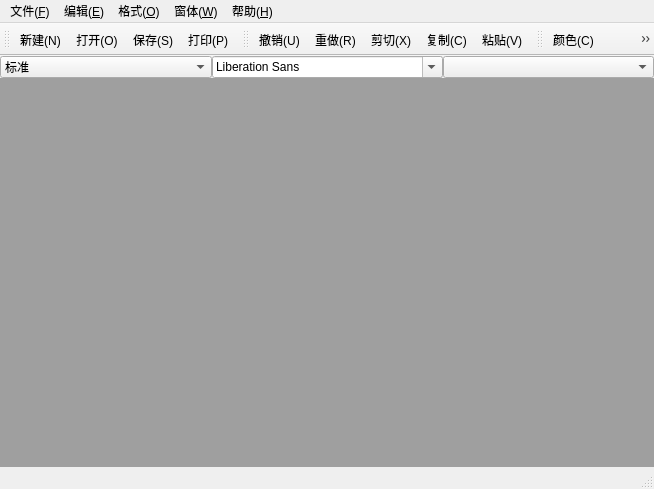
<?xml version="1.0" encoding="UTF-8"?>
<ui version="4.0">
 <class>MainWindow</class>
 <widget class="QMainWindow" name="MainWindow">
  <property name="geometry">
   <rect>
    <x>0</x>
    <y>0</y>
    <width>654</width>
    <height>489</height>
   </rect>
  </property>
  <property name="windowTitle">
   <string>我的WPS</string>
  </property>
  <widget class="QWidget" name="centralwidget">
   <layout class="QGridLayout" name="gridLayout">
    <property name="leftMargin">
     <number>0</number>
    </property>
    <property name="topMargin">
     <number>0</number>
    </property>
    <property name="rightMargin">
     <number>0</number>
    </property>
    <property name="bottomMargin">
     <number>0</number>
    </property>
    <property name="spacing">
     <number>0</number>
    </property>
    <item row="0" column="0">
     <widget class="QComboBox" name="comboBox">
      <item>
       <property name="text">
        <string>标准</string>
       </property>
      </item>
      <item>
       <property name="text">
        <string>项目符号(●)</string>
       </property>
      </item>
      <item>
       <property name="text">
        <string>项目符号(○)</string>
       </property>
      </item>
      <item>
       <property name="text">
        <string>项目符号(■)</string>
       </property>
      </item>
      <item>
       <property name="text">
        <string>项目符号(1,2,3)</string>
       </property>
      </item>
      <item>
       <property name="text">
        <string>项目符号(a,b,c)</string>
       </property>
      </item>
      <item>
       <property name="text">
        <string>项目符号(A,B,C)</string>
       </property>
      </item>
      <item>
       <property name="text">
        <string>项目符号(i,ii,iii)</string>
       </property>
      </item>
      <item>
       <property name="text">
        <string>项目符号(I,II,II)</string>
       </property>
      </item>
     </widget>
    </item>
    <item row="0" column="1">
     <widget class="QFontComboBox" name="fontComboBox"/>
    </item>
    <item row="0" column="2">
     <widget class="QComboBox" name="sizeComboBox"/>
    </item>
    <item row="1" column="0" colspan="3">
     <widget class="QMdiArea" name="mdiArea"/>
    </item>
   </layout>
  </widget>
  <widget class="QMenuBar" name="menubar">
   <property name="geometry">
    <rect>
     <x>0</x>
     <y>0</y>
     <width>654</width>
     <height>26</height>
    </rect>
   </property>
   <widget class="QMenu" name="menu_F">
    <property name="title">
     <string>文件(&amp;F)</string>
    </property>
    <addaction name="newAction"/>
    <addaction name="openAction"/>
    <addaction name="saveAction"/>
    <addaction name="saveAsAction"/>
    <addaction name="printAction"/>
    <addaction name="printPreviewAction"/>
    <addaction name="exitAction"/>
   </widget>
   <widget class="QMenu" name="menu_E">
    <property name="title">
     <string>编辑(&amp;E)</string>
    </property>
    <addaction name="undoAction"/>
    <addaction name="redoAction"/>
    <addaction name="cutAction"/>
    <addaction name="copyAction"/>
    <addaction name="pasteAction"/>
   </widget>
   <widget class="QMenu" name="menu_O">
    <property name="title">
     <string>格式(&amp;O)</string>
    </property>
    <widget class="QMenu" name="menu_D">
     <property name="title">
      <string>字体(D)</string>
     </property>
     <addaction name="boldAction"/>
     <addaction name="italicAction"/>
     <addaction name="underlineAction"/>
    </widget>
    <widget class="QMenu" name="menu">
     <property name="title">
      <string>段落</string>
     </property>
     <addaction name="leftAction"/>
     <addaction name="centerAction"/>
     <addaction name="rightAction"/>
     <addaction name="justifyAction"/>
    </widget>
    <addaction name="menu_D"/>
    <addaction name="menu"/>
    <addaction name="colorAction"/>
   </widget>
   <widget class="QMenu" name="menu_W">
    <property name="title">
     <string>窗体(&amp;W)</string>
    </property>
    <addaction name="closeAction"/>
    <addaction name="closeAllAction"/>
    <addaction name="titleAction"/>
    <addaction name="cascadeAction"/>
    <addaction name="nextAction"/>
    <addaction name="previousAction"/>
   </widget>
   <widget class="QMenu" name="menu_H">
    <property name="title">
     <string>帮助(&amp;H)</string>
    </property>
    <addaction name="aboutAction"/>
   </widget>
   <addaction name="menu_F"/>
   <addaction name="menu_E"/>
   <addaction name="menu_O"/>
   <addaction name="menu_W"/>
   <addaction name="menu_H"/>
  </widget>
  <widget class="QStatusBar" name="statusbar"/>
  <widget class="QToolBar" name="toolBar">
   <property name="windowTitle">
    <string>toolBar</string>
   </property>
   <attribute name="toolBarArea">
    <enum>TopToolBarArea</enum>
   </attribute>
   <attribute name="toolBarBreak">
    <bool>false</bool>
   </attribute>
   <addaction name="newAction"/>
   <addaction name="openAction"/>
   <addaction name="saveAction"/>
   <addaction name="printAction"/>
  </widget>
  <widget class="QToolBar" name="toolBar_2">
   <property name="windowTitle">
    <string>toolBar_2</string>
   </property>
   <attribute name="toolBarArea">
    <enum>TopToolBarArea</enum>
   </attribute>
   <attribute name="toolBarBreak">
    <bool>false</bool>
   </attribute>
   <addaction name="undoAction"/>
   <addaction name="redoAction"/>
   <addaction name="cutAction"/>
   <addaction name="copyAction"/>
   <addaction name="pasteAction"/>
  </widget>
  <widget class="QToolBar" name="toolBar_3">
   <property name="windowTitle">
    <string>toolBar_3</string>
   </property>
   <attribute name="toolBarArea">
    <enum>TopToolBarArea</enum>
   </attribute>
   <attribute name="toolBarBreak">
    <bool>false</bool>
   </attribute>
   <addaction name="colorAction"/>
   <addaction name="boldAction"/>
   <addaction name="italicAction"/>
   <addaction name="underlineAction"/>
   <addaction name="separator"/>
   <addaction name="leftAction"/>
   <addaction name="centerAction"/>
   <addaction name="rightAction"/>
   <addaction name="justifyAction"/>
  </widget>
  <action name="newAction">
   <property name="icon">
    <iconset resource="image.qrc">
     <normaloff>:/images/new.png</normaloff>:/images/new.png</iconset>
   </property>
   <property name="text">
    <string>新建(N)</string>
   </property>
   <property name="statusTip">
    <string>创建一个新文档</string>
   </property>
   <property name="shortcut">
    <string>Ctrl+N</string>
   </property>
  </action>
  <action name="openAction">
   <property name="icon">
    <iconset resource="image.qrc">
     <normaloff>:/images/fileopen.png</normaloff>:/images/fileopen.png</iconset>
   </property>
   <property name="text">
    <string>打开(O)</string>
   </property>
   <property name="statusTip">
    <string>打开一个已存在的文档</string>
   </property>
   <property name="shortcut">
    <string>Ctrl+O</string>
   </property>
  </action>
  <action name="saveAction">
   <property name="icon">
    <iconset resource="image.qrc">
     <normaloff>:/images/save.png</normaloff>:/images/save.png</iconset>
   </property>
   <property name="text">
    <string>保存(S)</string>
   </property>
   <property name="statusTip">
    <string>将当前的文档保存</string>
   </property>
   <property name="shortcut">
    <string>Ctrl+S</string>
   </property>
  </action>
  <action name="saveAsAction">
   <property name="text">
    <string>另存为(A)</string>
   </property>
  </action>
  <action name="printAction">
   <property name="icon">
    <iconset resource="image.qrc">
     <normaloff>:/images/print.png</normaloff>:/images/print.png</iconset>
   </property>
   <property name="text">
    <string>打印(P)</string>
   </property>
   <property name="shortcut">
    <string>Ctrl+P</string>
   </property>
  </action>
  <action name="printPreviewAction">
   <property name="text">
    <string>打印浏览</string>
   </property>
  </action>
  <action name="exitAction">
   <property name="text">
    <string>退出</string>
   </property>
  </action>
  <action name="undoAction">
   <property name="icon">
    <iconset resource="image.qrc">
     <normaloff>:/images/undo.png</normaloff>:/images/undo.png</iconset>
   </property>
   <property name="text">
    <string>撤销(U)</string>
   </property>
   <property name="shortcut">
    <string>Ctrl+Z</string>
   </property>
  </action>
  <action name="redoAction">
   <property name="icon">
    <iconset resource="image.qrc">
     <normaloff>:/images/redo.png</normaloff>:/images/redo.png</iconset>
   </property>
   <property name="text">
    <string>重做(R)</string>
   </property>
   <property name="shortcut">
    <string>Ctrl+R</string>
   </property>
  </action>
  <action name="cutAction">
   <property name="icon">
    <iconset resource="image.qrc">
     <normaloff>:/images/cut.png</normaloff>:/images/cut.png</iconset>
   </property>
   <property name="text">
    <string>剪切(X)</string>
   </property>
   <property name="shortcut">
    <string>Ctrl+X</string>
   </property>
  </action>
  <action name="copyAction">
   <property name="icon">
    <iconset resource="image.qrc">
     <normaloff>:/images/copy.png</normaloff>:/images/copy.png</iconset>
   </property>
   <property name="text">
    <string>复制(C)</string>
   </property>
   <property name="shortcut">
    <string>Ctrl+C</string>
   </property>
  </action>
  <action name="pasteAction">
   <property name="icon">
    <iconset resource="image.qrc">
     <normaloff>:/images/paste.png</normaloff>:/images/paste.png</iconset>
   </property>
   <property name="text">
    <string>粘贴(V)</string>
   </property>
   <property name="shortcut">
    <string>Ctrl+V</string>
   </property>
  </action>
  <action name="colorAction">
   <property name="icon">
    <iconset resource="image.qrc">
     <normaloff>:/images/color.ico</normaloff>:/images/color.ico</iconset>
   </property>
   <property name="text">
    <string>颜色(C)</string>
   </property>
  </action>
  <action name="closeAction">
   <property name="text">
    <string>关闭(O)</string>
   </property>
  </action>
  <action name="closeAllAction">
   <property name="text">
    <string>关闭所有(A)</string>
   </property>
  </action>
  <action name="titleAction">
   <property name="text">
    <string>平铺(T)</string>
   </property>
  </action>
  <action name="cascadeAction">
   <property name="text">
    <string>层叠(C)</string>
   </property>
  </action>
  <action name="nextAction">
   <property name="text">
    <string>下一个(X)</string>
   </property>
   <property name="shortcut">
    <string>Ctrl+Tab</string>
   </property>
  </action>
  <action name="previousAction">
   <property name="text">
    <string>前一个(V)</string>
   </property>
   <property name="shortcut">
    <string>Ctrl+Shift+Tab</string>
   </property>
  </action>
  <action name="aboutAction">
   <property name="text">
    <string>关于(A)</string>
   </property>
  </action>
  <action name="boldAction">
   <property name="checkable">
    <bool>true</bool>
   </property>
   <property name="icon">
    <iconset resource="image.qrc">
     <normaloff>:/images/bold.png</normaloff>:/images/bold.png</iconset>
   </property>
   <property name="text">
    <string>加粗(B)</string>
   </property>
   <property name="shortcut">
    <string>Ctrl+B</string>
   </property>
  </action>
  <action name="italicAction">
   <property name="checkable">
    <bool>true</bool>
   </property>
   <property name="icon">
    <iconset resource="image.qrc">
     <normaloff>:/images/italic.png</normaloff>:/images/italic.png</iconset>
   </property>
   <property name="text">
    <string>倾斜(I)</string>
   </property>
   <property name="shortcut">
    <string>Ctrl+I</string>
   </property>
  </action>
  <action name="underlineAction">
   <property name="checkable">
    <bool>true</bool>
   </property>
   <property name="icon">
    <iconset resource="image.qrc">
     <normaloff>:/images/under.png</normaloff>:/images/under.png</iconset>
   </property>
   <property name="text">
    <string>下划线(U)</string>
   </property>
   <property name="shortcut">
    <string>Ctrl+U</string>
   </property>
  </action>
  <action name="leftAction">
   <property name="icon">
    <iconset resource="image.qrc">
     <normaloff>:/images/left.png</normaloff>:/images/left.png</iconset>
   </property>
   <property name="text">
    <string>左对齐(L)</string>
   </property>
   <property name="shortcut">
    <string>Ctrl+L</string>
   </property>
  </action>
  <action name="centerAction">
   <property name="icon">
    <iconset resource="image.qrc">
     <normaloff>:/images/center.png</normaloff>:/images/center.png</iconset>
   </property>
   <property name="text">
    <string>居中(E)</string>
   </property>
   <property name="shortcut">
    <string>Ctrl+E</string>
   </property>
  </action>
  <action name="rightAction">
   <property name="icon">
    <iconset resource="image.qrc">
     <normaloff>:/images/right.png</normaloff>:/images/right.png</iconset>
   </property>
   <property name="text">
    <string>右对齐(R)</string>
   </property>
   <property name="shortcut">
    <string>Ctrl+R</string>
   </property>
  </action>
  <action name="justifyAction">
   <property name="icon">
    <iconset resource="image.qrc">
     <normaloff>:/images/justify.png</normaloff>:/images/justify.png</iconset>
   </property>
   <property name="text">
    <string>两端对齐(J)</string>
   </property>
   <property name="shortcut">
    <string>Ctrl+J</string>
   </property>
  </action>
 </widget>
 <resources>
  <include location="image.qrc"/>
 </resources>
 <connections/>
</ui>
